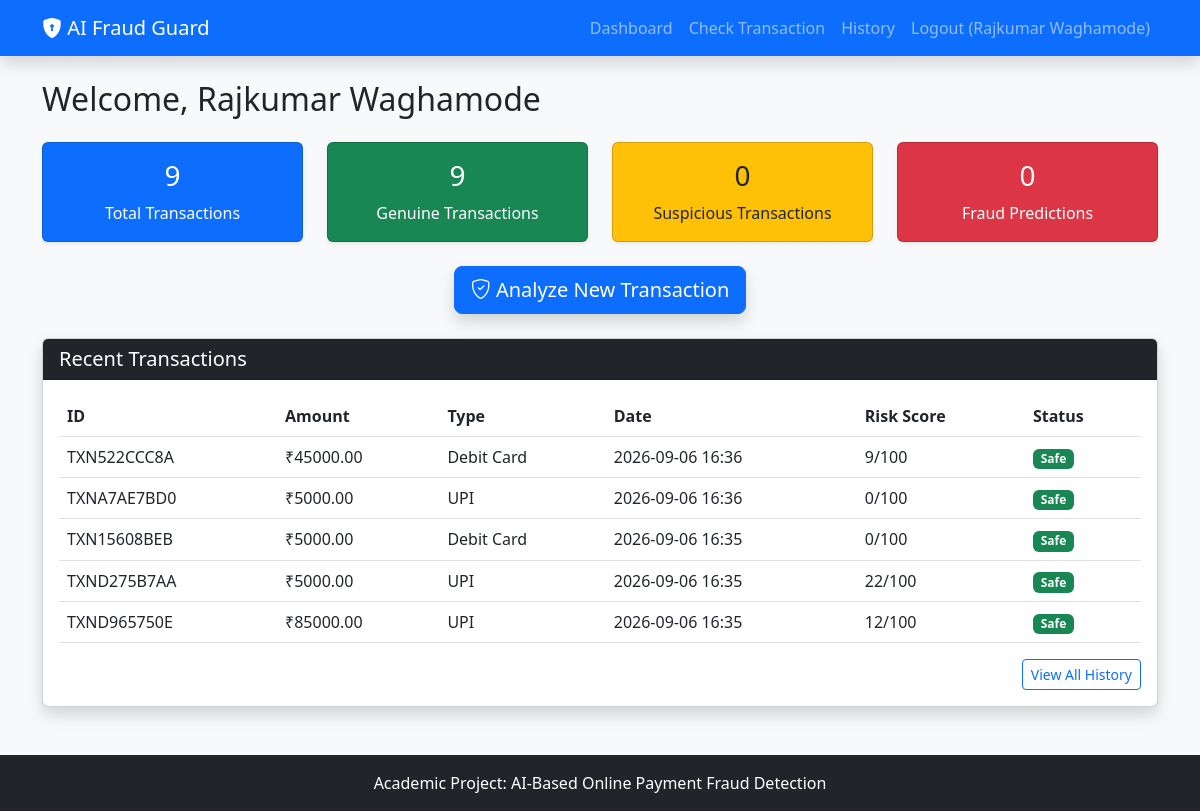
/dashboard (signed in), run on the app's committed database.
### database/models.py (models this page shows)
class User(db.Model, UserMixin):
    __tablename__ = 'users'
    id = db.Column(db.Integer, primary_key=True)
    name = db.Column(db.String(100), nullable=False)
    email = db.Column(db.String(120), unique=True, nullable=False)
    password_hash = db.Column(db.String(128), nullable=False)
    role = db.Column(db.String(20), default='user') # 'user' or 'admin'
    created_at = db.Column(db.DateTime, default=datetime.utcnow)
    transactions = db.relationship('Transaction', backref='user', lazy=True)

class Transaction(db.Model):
    __tablename__ = 'transactions'
    id = db.Column(db.Integer, primary_key=True)
    transaction_id = db.Column(db.String(50), unique=True, nullable=False)
    user_id = db.Column(db.Integer, db.ForeignKey('users.id'), nullable=False)
    amount = db.Column(db.Float, nullable=False)
    transaction_type = db.Column(db.String(50))
    transaction_time = db.Column(db.Integer) # Hour of day
    sender_balance = db.Column(db.Float)
    receiver_balance = db.Column(db.Float)
    location = db.Column(db.String(100))
    device_type = db.Column(db.String(50))
    previous_transactions = db.Column(db.Integer)
    new_device = db.Column(db.Integer)
    unusual_location = db.Column(db.Integer)
    fraud_probability = db.Column(db.Float)
    risk_score = db.Column(db.Integer)
    prediction = db.Column(db.String(20)) # 'Genuine' or 'Fraud'
    status = db.Column(db.String(20)) # 'LOW RISK', 'MEDIUM RISK', 'HIGH RISK'
    created_at = db.Column(db.DateTime, default=datetime.utcnow)

### app.py (the view)
@app.route('/dashboard')
@login_required
def dashboard():
    if current_user.role == 'admin':
        return redirect(url_for('admin_dashboard'))
    transactions = Transaction.query.filter_by(user_id=current_user.id).order_by(Transaction.created_at.desc()).all()
    total = len(transactions)
    genuine = len([t for t in transactions if t.prediction == 'Genuine'])
    suspicious = len([t for t in transactions if t.status == 'MEDIUM RISK'])
    fraud = len([t for t in transactions if t.prediction == 'Fraud'])
    recent_transactions = transactions[:5]
    return render_template('dashboard.html',
                           total=total, genuine=genuine,
                           suspicious=suspicious, fraud=fraud,
                           recent_transactions=recent_transactions)

### app.py (called while the page is built)
@login_manager.user_loader
def load_user(user_id):
    return User.query.get(int(user_id))

### templates/dashboard.html
{% extends "base.html" %}
{% block content %}
<h2 class="mb-4">Welcome, {{ current_user.name }}</h2>
<div class="row mb-4">
    <div class="col-md-3">
        <div class="card bg-primary text-white text-center p-3 shadow-sm h-100">
            <h3>{{ total }}</h3>
            <p class="mb-0">Total Transactions</p>
        </div>
    </div>
    <div class="col-md-3">
        <div class="card bg-success text-white text-center p-3 shadow-sm h-100">
            <h3>{{ genuine }}</h3>
            <p class="mb-0">Genuine Transactions</p>
        </div>
    </div>
    <div class="col-md-3">
        <div class="card bg-warning text-dark text-center p-3 shadow-sm h-100">
            <h3>{{ suspicious }}</h3>
            <p class="mb-0">Suspicious Transactions</p>
        </div>
    </div>
    <div class="col-md-3">
        <div class="card bg-danger text-white text-center p-3 shadow-sm h-100">
            <h3>{{ fraud }}</h3>
            <p class="mb-0">Fraud Predictions</p>
        </div>
    </div>
</div>
<div class="row mb-4">
    <div class="col-md-12 text-center">
        <a href="{{ url_for('check_transaction') }}" class="btn btn-lg btn-primary shadow">
            <i class="bi bi-shield-check"></i> Analyze New Transaction
        </a>
    </div>
</div>
<div class="card shadow">
    <div class="card-header bg-dark text-white">
        <h5 class="mb-0">Recent Transactions</h5>
    </div>
    <div class="card-body">
        {% if recent_transactions %}
        <div class="table-responsive">
            <table class="table table-hover">
                <thead>
                    <tr>
                        <th>ID</th>
                        <th>Amount</th>
                        <th>Type</th>
                        <th>Date</th>
                        <th>Risk Score</th>
                        <th>Status</th>
                    </tr>
                </thead>
                <tbody>
                    {% for tx in recent_transactions %}
                    <tr>
                        <td>{{ tx.transaction_id }}</td>
                        <td>₹{{ "%.2f"|format(tx.amount) }}</td>
                        <td>{{ tx.transaction_type }}</td>
                        <td>{{ tx.created_at.strftime('%Y-%m-%d %H:%M') }}</td>
                        <td>{{ tx.risk_score }}/100</td>
                        <td>
                            {% if tx.status == 'LOW RISK' %}
                            <span class="badge bg-success">Safe</span>
                            {% elif tx.status == 'MEDIUM RISK' %}
                            <span class="badge bg-warning text-dark">Review</span>
                            {% else %}
                            <span class="badge bg-danger">Suspicious</span>
                            {% endif %}
                        </td>
                    </tr>
                    {% endfor %}
                </tbody>
            </table>
        </div>
        <div class="text-end">
            <a href="{{ url_for('transactions') }}" class="btn btn-sm btn-outline-primary">View All History</a>
        </div>
        {% else %}
        <p class="text-center text-muted my-3">No transactions analyzed yet.</p>
        {% endif %}
    </div>
</div>
{% endblock %}

### templates/base.html (shortened to what this page needs)
<!DOCTYPE html>
<html lang="en">
<head>
    <link href="https://cdn.jsdelivr.net/npm/bootstrap@5.3.0/dist/css/bootstrap.min.css" rel="stylesheet">
    <link rel="stylesheet" href="https://cdn.jsdelivr.net/npm/bootstrap-icons@1.11.1/font/bootstrap-icons.css">
    <link rel="stylesheet" href="{{ url_for('static', filename='css/style.css') }}">
</head>
<body class="bg-light">
    <nav class="navbar navbar-expand-lg navbar-dark bg-primary mb-4 shadow">
        <div class="container">
            <a class="navbar-brand" href="{{ url_for('index') }}"><i class="bi bi-shield-lock-fill"></i> AI Fraud Guard</a>
            <div class="collapse navbar-collapse" id="navbarNav">
                <ul class="navbar-nav ms-auto">
                    {% if current_user.is_authenticated %}
                        {% if current_user.role == 'admin' %}
                            <li class="nav-item"><a class="nav-link" href="{{ url_for('admin_dashboard') }}">Admin Dashboard</a></li>
                            <li class="nav-item"><a class="nav-link" href="{{ url_for('admin_transactions') }}">All Transactions</a></li>
                        {% else %}
                            <li class="nav-item"><a class="nav-link" href="{{ url_for('dashboard') }}">Dashboard</a></li>
                            <li class="nav-item"><a class="nav-link" href="{{ url_for('check_transaction') }}">Check Transaction</a></li>
                            <li class="nav-item"><a class="nav-link" href="{{ url_for('transactions') }}">History</a></li>
                        {% endif %}
                        <li class="nav-item"><a class="nav-link" href="{{ url_for('logout') }}">Logout ({{ current_user.name }})</a></li>
                    {% else %}
                        <li class="nav-item"><a class="nav-link" href="{{ url_for('login') }}">Login</a></li>
                        <li class="nav-item"><a class="nav-link" href="{{ url_for('register') }}">Register</a></li>
                    {% endif %}
                </ul>
            </div>
        </div>
    </nav>
    <div class="container mb-5">
        {% block content %}{% endblock %}
    </div>
    <footer class="bg-dark text-white text-center py-3 mt-auto">
        <div class="container">
            <p class="mb-0">Academic Project: AI-Based Online Payment Fraud Detection</p>
        </div>
    </footer>
</body>
</html>

### static/css/style.css (style rules this page uses)
body { display: flex; flex-direction: column; min-height: 100vh; }
.card { transition: all 0.3s ease; }
.table th { font-weight: 600; }

### data on the page
User: name "Rajkumar Waghamode"
Transaction: transaction_id "TXN522CCC8A", amount "45000.00", transaction_type "Debit Card", created_at "2026-09-06 16:36", risk_score "9", status "Safe"
Transaction: transaction_id "TXNA7AE7BD0", amount "5000.00", transaction_type "UPI", created_at "2026-09-06 16:36", risk_score "0", status "Safe"
Transaction: transaction_id "TXN15608BEB", amount "5000.00", transaction_type "Debit Card", created_at "2026-09-06 16:35", risk_score "0", status "Safe"
Transaction: transaction_id "TXND275B7AA", amount "5000.00", transaction_type "UPI", created_at "2026-09-06 16:35", risk_score "22", status "Safe"
Transaction: transaction_id "TXND965750E", amount "85000.00", transaction_type "UPI", created_at "2026-09-06 16:35", risk_score "12", status "Safe"

### other printed values
{{ total }} "9"
{{ genuine }} "9"
{{ suspicious }} "0"
{{ fraud }} "0"
